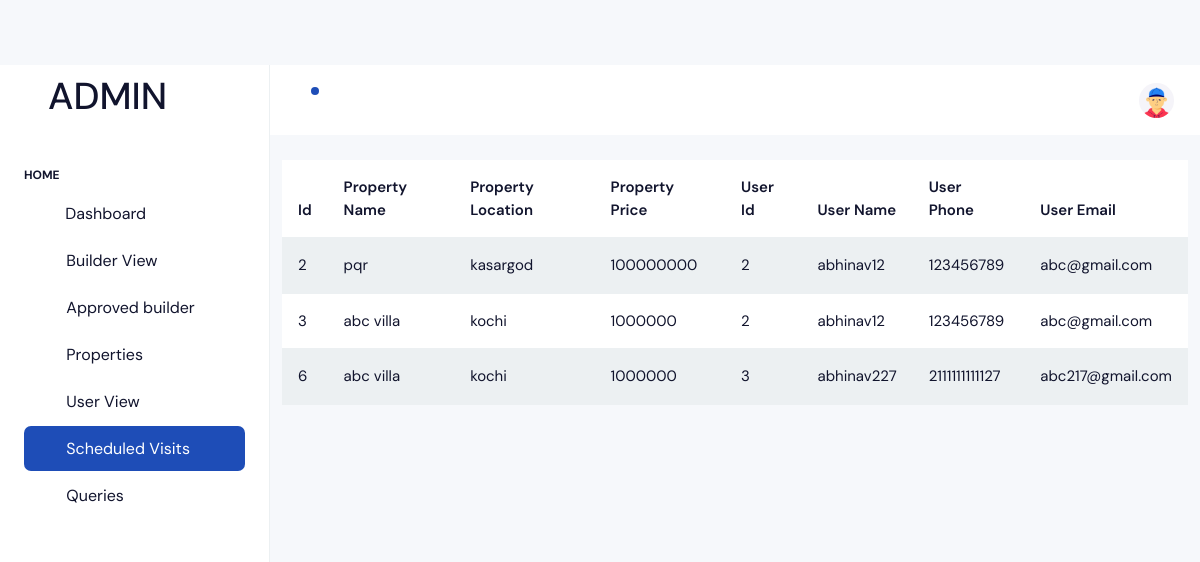
/view_schedule_visit, run on the app's committed database.
### admin_app/models.py (models this page shows)
class booking(models.Model):
    property_name = models.CharField(max_length=200)
    property_location = models.CharField(max_length=200)
    property_price = models.CharField(max_length=200)
    user_id = models.CharField(max_length=200)
    user_name = models.CharField(max_length=200)
    user_phone = models.CharField(max_length=200)
    user_email = models.CharField(max_length=200)

### admin_app/views.py (the view)
# urls.py: path('view_schedule_visit',views.view_schedule_visit),
def view_schedule_visit(request):
    data = booking.objects.all()
    return render(request , 'admin_schedule_visit_view.html', {'bookings':data})

### templates/admin_schedule_visit_view.html
{% load static %}
{% include 'admin_dashboard_header.html' %}
<div class="container" style="margin-top: 160px;">
    <table class="table table-hover table-striped">
  <thead>
    <tr >
      <th class="text-dark" scope="col">Id</th>
      <th class="text-dark" scope="col">Property Name</th>
      <th class="text-dark" scope="col">Property Location</th>
      <th class="text-dark" scope="col">Property Price</th>
      <th class="text-dark" scope="col">User Id</th>
      <th class="text-dark" scope="col">User Name</th>
      <th class="text-dark" scope="col">User Phone</th>
      <th class="text-dark" scope="col">User Email</th>
    </tr>
  </thead>
  <tbody>
    {% for i in bookings %}
    <tr>
      <td class="text-dark" scope="row">{{i.id}}</th>
      <td class="text-dark">{{i.property_name}}</td>
      <td class="text-dark">{{i.property_location}}</td>
      <td class="text-dark">{{i.property_price}}</td>
      <td class="text-dark">{{i.user_id}}</td>
      <td class="text-dark">{{i.user_name}}</td>
      <td class="text-dark">{{i.user_phone}}</td>
      <td class="text-dark">{{i.user_email}}</td>
    </tr>
    {% endfor %}
  </tbody>
</table>
</div>
{% include 'admin_dashboard_footer.html' %}

### data on the page
booking: id "2", property_name "pqr", property_location "kasargod", property_price "100000000", user_id "2", user_name "abhinav12", user_phone "123456789", user_email "abc@gmail.com"
booking: id "3", property_name "abc villa", property_location "kochi", property_price "1000000", user_id "2", user_name "abhinav12", user_phone "123456789", user_email "abc@gmail.com"
booking: id "6", property_name "abc villa", property_location "kochi", property_price "1000000", user_id "3", user_name "abhinav227", user_phone "2111111111127", user_email "abc217@gmail.com"
